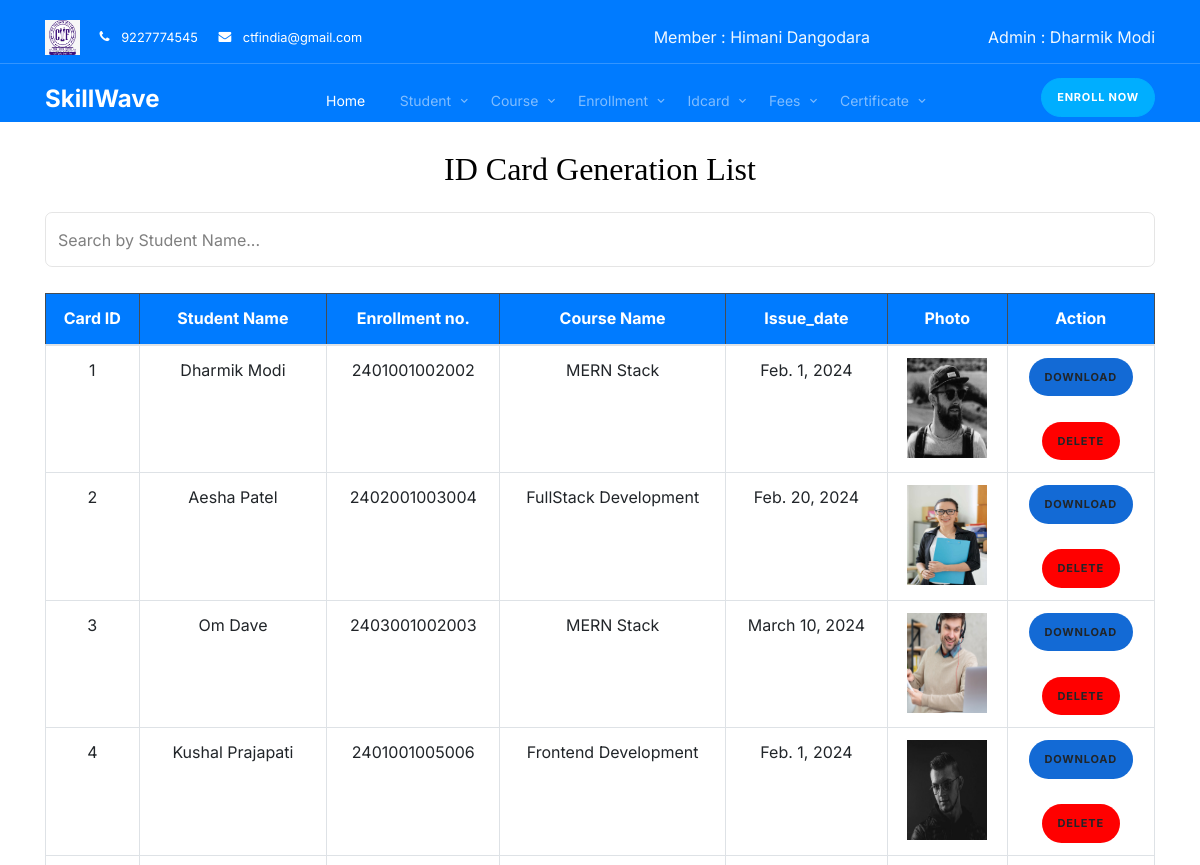
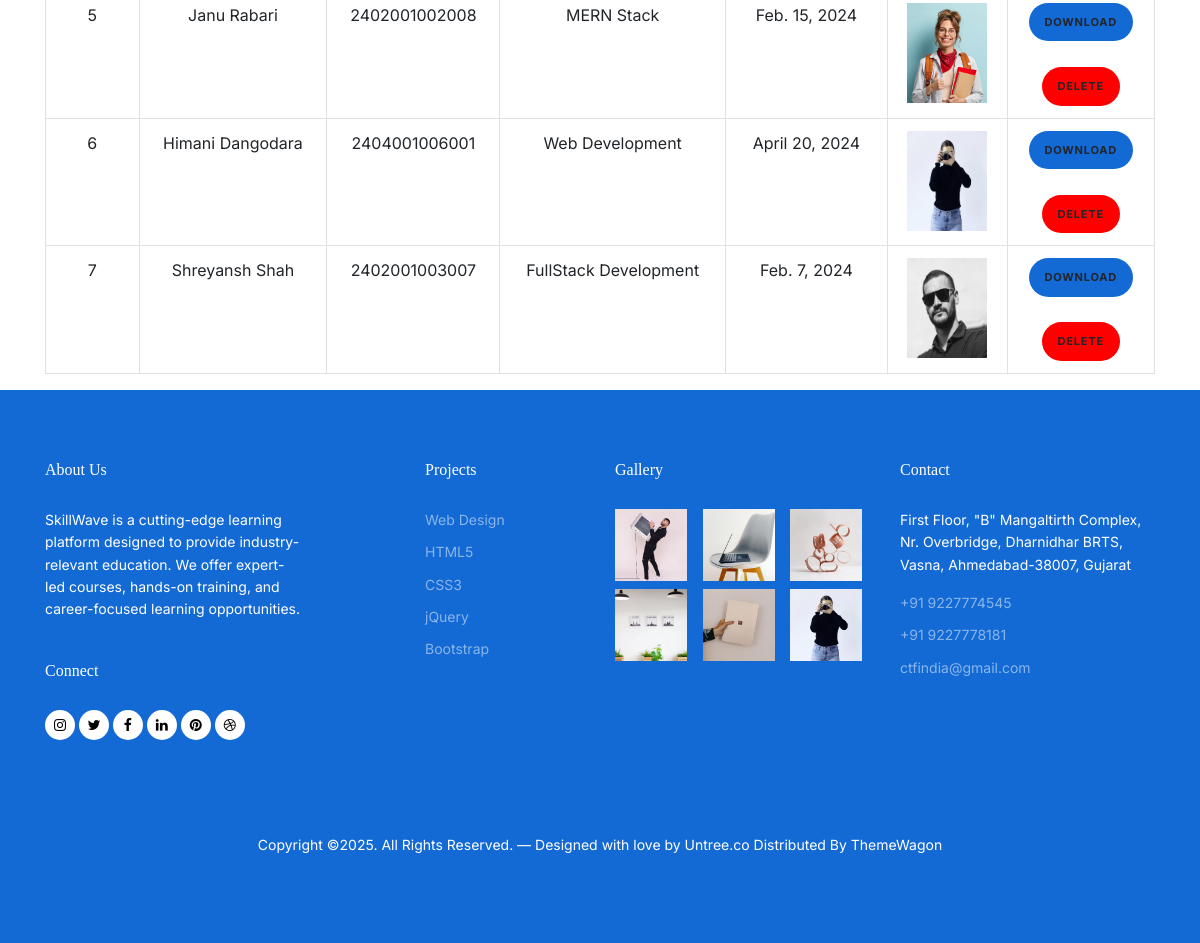
The page /idcard_list/2 on the database its author committed (2 pictures, top to bottom).
### myapp/models.py (models this page shows, shortened)
class Member(models.Model):
    member_id = models.AutoField(primary_key=True, verbose_name="ID")
    admin = models.ForeignKey(Admin, on_delete = models.CASCADE )
    member_name = models.CharField(max_length=50)
    member_email = models.EmailField(max_length=50)
    member_password = models.CharField(max_length=10)
    member_phone = models.CharField(max_length=10)
    date_of_joining = models.DateField()

class Admin(models.Model):
    admin_id = models.AutoField(primary_key=True, verbose_name="ID")
    email = models.EmailField(max_length=50)
    password = models.CharField(max_length=10)
    name = models.CharField(max_length=50)

class Idcard(models.Model):
    card_id = models.AutoField(primary_key=True)
    enrollment = models.ForeignKey(Enrollment,on_delete=models.CASCADE, null=False)
    issue_date = models.DateField()

class Enrollment(models.Model):
    enroll_id = models.AutoField(primary_key=True)  # Fixed spelling: enorll_id → enroll_id
    enrollment_number = models.CharField(max_length=30,verbose_name="Enrollment Number")
    admin = models.ForeignKey(Admin, on_delete = models.CASCADE )
    student_id = models.ForeignKey(Student, verbose_name="name", on_delete=models.CASCADE, related_name="enrollments")
    course_name = models.ForeignKey(Course, verbose_name="course_name", on_delete=models.CASCADE, related_name="enrollments")
    admission_date = models.DateField()  # Fixed spelling: Addmission_date → admission_date
    start_date = models.DateField()
    end_date = models.DateField()
    total_paid = models.DecimalField(max_digits=10, decimal_places=2, default=0.00)
    pending_amount = models.DecimalField(max_digits=10, decimal_places=2, default=0.00)
    PAYMENT_STATUS_CHOICES = [
        ('PENDING', 'Pending'),
        ('PAID', 'Paid'),
        ('PARTIAL', 'Partial'),
    ]
    payment_status = models.CharField(max_length=10,choices=PAYMENT_STATUS_CHOICES,default='PENDING',verbose_name="Payment Status")

class Student(models.Model):
    student_id = models.AutoField(primary_key=True, verbose_name="ID")  # Fixed spelling: student_id → ID
    admin = models.ForeignKey(Admin, on_delete = models.CASCADE )
    name = models.CharField(max_length=50)
    address = models.CharField(max_length=100)
    phone_no = models.CharField(max_length=10)
    email = models.CharField(max_length=50)
    DOB = models.DateField()
    photo = models.FileField(upload_to='static/images/student_photos/', null=True)  # Fixed max_length to 1
    marks = models.IntegerField(default=0)  # Assuming marks field exists
    gender = models.CharField(max_length=10, choices=[('Male', 'Male'), ('Female', 'Female')])  # Add this field

class Course(models.Model):
    course_id = models.AutoField(verbose_name="course_id",primary_key=True)
    admin = models.ForeignKey(Admin, on_delete = models.CASCADE )
    course_name = models.CharField(max_length=30)
    duration = models.IntegerField(help_text="Duration in month")
    fees = models.DecimalField(max_digits=10, decimal_places=2)

### myapp/views.py (the view)
# urls.py: path('idcard_list/<int:member_id>', views.Idcard_list, name='idcard_list'),
def Idcard_list(request, member_id):
    admin_id = models.Member.objects.get(member_id=member_id).admin.admin_id
    member = models.Member.objects.get(member_id=member_id)
    c = models.Admin.objects.get(admin_id=admin_id)
    id = member.member_id
    idcards = models.Idcard.objects.filter(enrollment__admin=admin_id).order_by('card_id')
    for card in idcards:
        print(f"Card ID: {card.card_id}")
        print(f"Student: {card.enrollment.student_id.name}")
        print(f"Course: {card.enrollment.course_name.course_name}")
        print(f"Photo URL: {card.enrollment.student_id.photo.url if card.enrollment.student_id.photo else 'No photo'}")
        print("---")
    context = {
        'id': id,
        'admin': c,
        'member': member,
        'idcard': idcards,
    }
    return render(request, 'idcard_list.html', context)

### myapp/templates/idcard_list.html (shortened to what this page needs)
<!doctype html>
<html lang="en">
<head>
  <link rel="stylesheet" href="https://unicons.iconscout.com/release/v4.0.0/css/line.css">
  {% load static %}
  <link rel="stylesheet" href="{% static 'css/bootstrap.min.css' %}">
  <link rel="stylesheet" href="{% static 'css/bootstrap.min.css' %}">
  <link rel="stylesheet" href="{% static 'css/animate.min.css' %}">
  <link rel="stylesheet" href="{% static 'css/owl.carousel.min.css' %}">
  <link rel="stylesheet" href="{% static 'css/owl.theme.default.min.css' %}">
  <link rel="stylesheet" href="{% static 'css/jquery.fancybox.min.css' %}">
  <link rel="stylesheet" href="{% static 'fonts/icomoon/style.css' %}">
  <link rel="stylesheet" href="{% static 'fonts/flaticon/font/flaticon.css' %}">
  <link rel="stylesheet" href="{% static 'css/aos.css' %}">
  <link rel="stylesheet" href="{% static 'css/style.css' %}">
</head>
<body>
<nav class="site-nav mb-5" style="background-color: #007bff;">
    <div class="pb-2 top-bar mb-3">
      <div class="container">
        <div class="row align-items-center">
          <div class="col-6 col-lg-6">
            <img src="../../static/images/image.jpg" style="height: 35px; width: auto; margin-right: 15px;">
            <a href="#" class="small mr-3"><span class="icon-phone mr-2"></span> <span class="d-none d-lg-inline-block">9227774545</span></a>
            <a href="#" class="small mr-3"><span class="icon-envelope mr-2"></span> <span class="d-none d-lg-inline-block">ctfindia@gmail.com</span></a>
          </div>
          <div class="col-6 col-lg-3 text-right" style="color: aliceblue;">Member : {{ member.member_name }}</div>
          <div class="col-6 col-lg-3 text-right" style="color: aliceblue;">Admin : {{ admin.name }}</div>
        </div>
      </div>
    </div>
    <div class="sticky-nav js-sticky-header" style="background-color: #007bff;">
      <div class="container position-relative">
        <div class="site-navigation text-center">
          <a href="{% url 'index' id %}" class="logo menu-absolute m-0">SkillWave</a>
          <ul class="js-clone-nav d-none d-lg-inline-block site-menu">
            <li class="active"><a href="{% url 'index' id %}">Home</a></li>
            <li class="has-children">
              <a href="#">Student</a>
            </li>
            <li class="has-children">
              <a href="#">Course</a>
            </li>
            <li class="has-children">
              <a href="#">Enrollment</a>
            </li>
            <li class="has-children">
              <a href="#">Idcard</a>
            </li>
            <li class="has-children">
              <a href="#">Fees</a>
            </li>
            <li class="has-children">
              <a href="#">Certificate</a>
            </li>
          </ul>
          <a href="#" class="btn-book btn btn-secondary btn-sm menu-absolute">Enroll Now</a>
        </div>
      </div>
    </div>
</nav>
<div class="container">
    <h2 class="text-center mb-4">ID Card Generation List</h2>
    <div class="d-flex justify-content-end">
      <input type="text" id="searchInput" name="searchInput" class="form-control search-box" placeholder="Search by Student Name...">
    </div><br>
    <div class="table-responsive">
        <table class="table table-bordered text-center">
            <thead class="table-dark" style="background-color: #007bff; color: white;">
                <tr>
                    <th>Card ID</th>
                    <th>Student Name</th>
                    <th>Enrollment no.</th>
                    <th>Course Name</th>
                    <th>Issue_date</th>
                    <th>Photo</th>
                    <th>Action</th>
                </tr>
            </thead>
            <tbody>
                {% for idcard in idcard %}
                <tr>
                    <td>{{ idcard.card_id }}</td>
                    <td>{{ idcard.enrollment.student_id.name }}</td>
                    <td>{{ idcard.enrollment.enrollment_number }}</td>
                    <td>{{ idcard.enrollment.course_name.course_name }}</td>
                    <td>{{ idcard.issue_date }}</td>
                    <td>
                      <img src="{{ idcard.enrollment.student_id.photo.url }}" alt="Student_Photo" height="100" width="80">
                    </td>
                    <td>
                        <a href="{% url 'download_idcard' id idcard.card_id %}" class="btn btn-live btn-sm">download</a><br><br>
                        <a href="{% url 'delete_idcard' id idcard.card_id %}" class="btn btn-delete btn-sm">Delete</a>
                    </td>
                </tr>
                {% empty %}
                <tr>
                    <td colspan="8" class="text-center">No IdCard available.</td>
                </tr>
                {% endfor %}
            </tbody>
        </table>
    </div>
</div>
<div class="site-footer">
  <div class="container">
    <div class="row">
      <div class="col-lg-3 mr-auto">
        <div class="widget">
          <h3>About Us<span class="text-primary">.</span> </h3>
          <p>SkillWave is a cutting-edge learning platform designed to provide industry-relevant education. We offer expert-led courses, hands-on training, and career-focused learning opportunities.</p>
        </div>
        <div class="widget">
          <h3>Connect</h3>
          <ul class="list-unstyled social">
            <li><a href="#"><span class="icon-instagram"></span></a></li>
            <li><a href="#"><span class="icon-twitter"></span></a></li>
            <li><a href="#"><span class="icon-facebook"></span></a></li>
            <li><a href="#"><span class="icon-linkedin"></span></a></li>
            <li><a href="#"><span class="icon-pinterest"></span></a></li>
            <li><a href="#"><span class="icon-dribbble"></span></a></li>
          </ul>
        </div>
      </div>
      <div class="col-lg-2 ml-auto">
        <div class="widget">
          <h3>Projects</h3>
          <ul class="list-unstyled float-left links">
            <li><a href="#">Web Design</a></li>
            <li><a href="#">HTML5</a></li>
            <li><a href="#">CSS3</a></li>
            <li><a href="#">jQuery</a></li>
            <li><a href="#">Bootstrap</a></li>
          </ul>
        </div>
      </div>
      <div class="col-lg-3">
        <div class="widget">
          <h3>Gallery</h3>
          <ul class="instafeed instagram-gallery list-unstyled">
            <li><a class="instagram-item" href="static/images/gal_1.jpg" data-fancybox="gal"><img src="{% static 'images/gal_1.jpg' %}" alt="" width="72" height="72"></a>
            </li>
            <li><a class="instagram-item" href="static/images/gal_2.jpg" data-fancybox="gal"><img src="{% static 'images/gal_2.jpg' %}" alt="" width="72" height="72"></a>
            </li>
            <li><a class="instagram-item" href="static/images/gal_3.jpg" data-fancybox="gal"><img src="{% static 'images/gal_3.jpg' %}" alt="" width="72" height="72"></a>
            </li>
            <li><a class="instagram-item" href="static/images/gal_4.jpg" data-fancybox="gal"><img src="{% static 'images/gal_4.jpg' %}" alt="" width="72" height="72"></a>
            </li>
            <li><a class="instagram-item" href="static/images/gal_5.jpg" data-fancybox="gal"><img src="{% static 'images/gal_5.jpg' %}" alt="" width="72" height="72"></a>
            </li>
            <li><a class="instagram-item" href="static/images/gal_6.jpg" data-fancybox="gal"><img src="{% static 'images/gal_6.jpg' %}" alt="" width="72" height="72"></a>
            </li>
          </ul>
        </div>
      </div>
      <div class="col-lg-3">
        <div class="widget">
          <h3>Contact</h3>
          <address>First Floor, "B" Mangaltirth Complex, Nr. Overbridge, Dharnidhar BRTS, Vasna, Ahmedabad-38007, Gujarat</address>
          <ul class="list-unstyled links mb-4">
              <li><a href="tel://11234567890">+91 9227774545</a></li>
              <li><a href="tel://11234567890">+91 9227778181</a></li>
              <li><a href="mailto:info@mydomain.com">ctfindia@gmail.com</a></li>
          </ul>
        </div>
      </div>
    </div>
    <div class="row mt-5">
      <div class="col-12 text-center">
        <p>Copyright &copy;. All Rights Reserved. &mdash; Designed with love by <a href="https://untree.co">Untree.co</a>  Distributed By <a href="https://themewagon.com">ThemeWagon</a>
        </div>
      </div>
    </div>
  </div>
</body>
</html>

### rows shown on the page
Member: member_name "Himani Dangodara"
Admin: name "Dharmik Modi"
Idcard: card_id "1", enrollment.student_id.name "Dharmik Modi", enrollment.enrollment_number "2401001002002", enrollment.course_name.course_name "MERN Stack", issue_date "Feb. 1, 2024", enrollment.student_id.photo (picture)
Idcard: card_id "2", enrollment.student_id.name "Aesha Patel", enrollment.enrollment_number "2402001003004", enrollment.course_name.course_name "FullStack Development", issue_date "Feb. 20, 2024", enrollment.student_id.photo (picture)
Idcard: card_id "3", enrollment.student_id.name "Om Dave", enrollment.enrollment_number "2403001002003", enrollment.course_name.course_name "MERN Stack", issue_date "March 10, 2024", enrollment.student_id.photo (picture)
Idcard: card_id "4", enrollment.student_id.name "Kushal Prajapati", enrollment.enrollment_number "2401001005006", enrollment.course_name.course_name "Frontend Development", issue_date "Feb. 1, 2024", enrollment.student_id.photo (picture)
Idcard: card_id "5", enrollment.student_id.name "Janu Rabari", enrollment.enrollment_number "2402001002008", enrollment.course_name.course_name "MERN Stack", issue_date "Feb. 15, 2024", enrollment.student_id.photo (picture)
Idcard: card_id "6", enrollment.student_id.name "Himani Dangodara", enrollment.enrollment_number "2404001006001", enrollment.course_name.course_name "Web Development", issue_date "April 20, 2024", enrollment.student_id.photo (picture)
Idcard: card_id "7", enrollment.student_id.name "Shreyansh Shah", enrollment.enrollment_number "2402001003007", enrollment.course_name.course_name "FullStack Development", issue_date "Feb. 7, 2024", enrollment.student_id.photo (picture)
